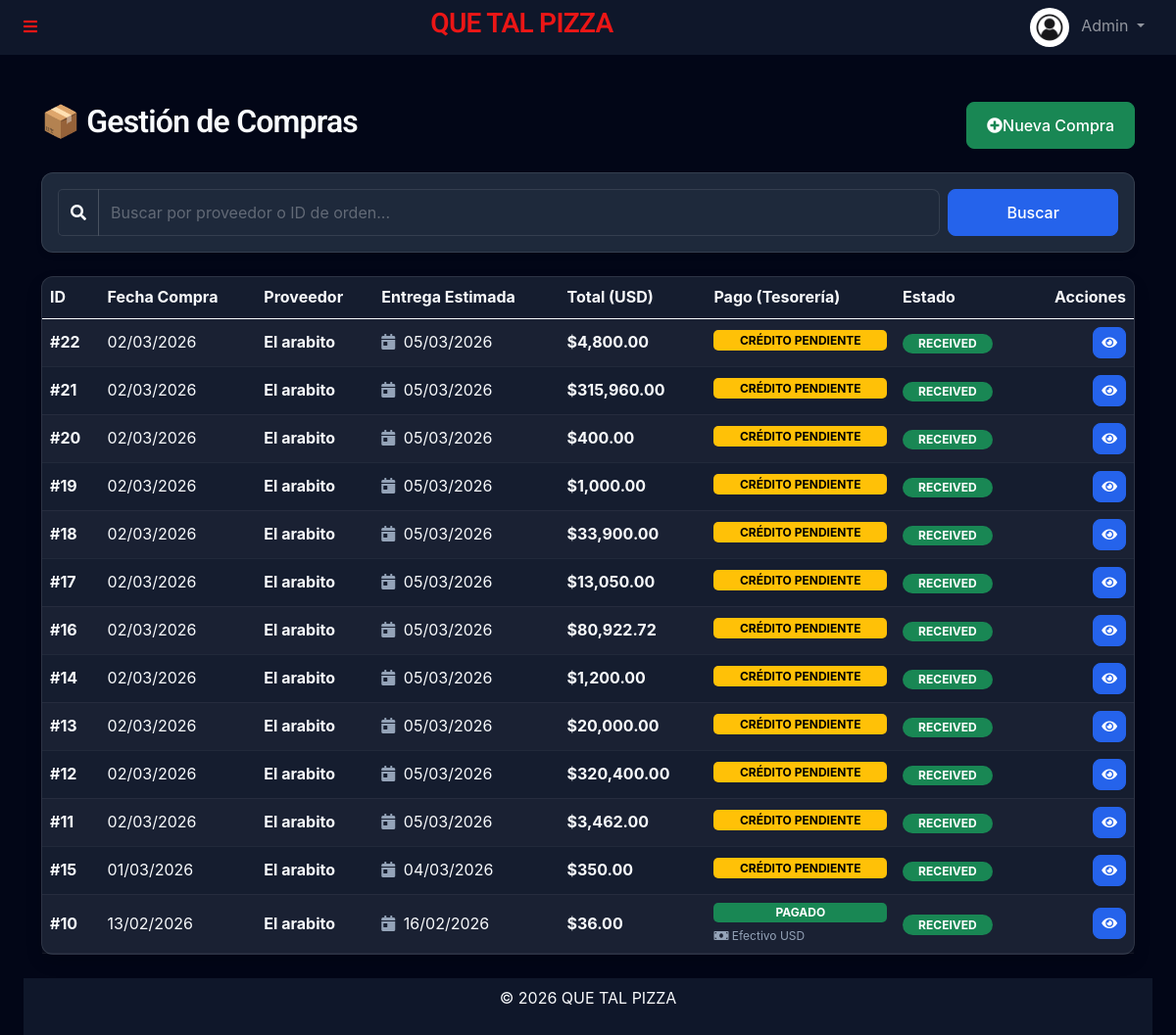
Before: /admin/compras.php (signed in) with the older database file.
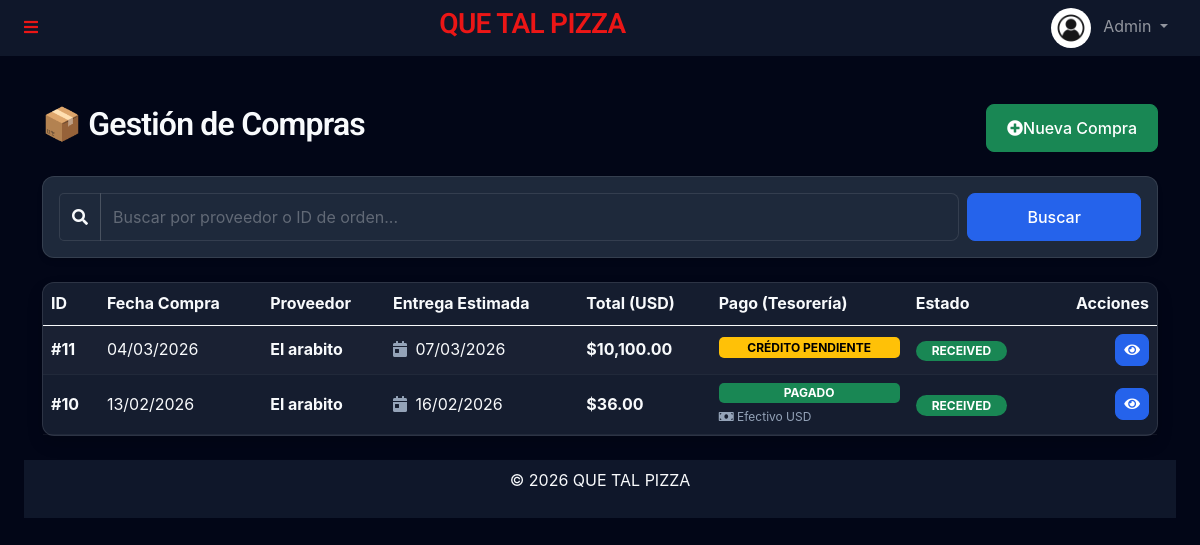
After: the same page with the newer database file.
### tables this page shows
CREATE TABLE `purchase_orders` (
  `id` int(11) NOT NULL,
  `supplier_id` int(11) DEFAULT NULL,
  `order_date` date DEFAULT NULL,
  `expected_delivery_date` date DEFAULT NULL,
  `total_amount` decimal(10,2) DEFAULT NULL,
  `payment_status` enum('paid','pending','partial') DEFAULT 'pending',
  `paid_amount` decimal(16,2) DEFAULT 0.00,
  `status` enum('pending','received','canceled') DEFAULT NULL,
  `created_at` timestamp NULL DEFAULT current_timestamp(),
  `updated_at` timestamp NULL DEFAULT current_timestamp() ON UPDATE current_timestamp(),
  `exchange_rate` decimal(10,2) NOT NULL DEFAULT 1.00
);

CREATE TABLE `suppliers` (
  `id` int(11) NOT NULL,
  `name` varchar(255) DEFAULT NULL,
  `contact_person` varchar(255) DEFAULT NULL,
  `email` varchar(255) DEFAULT NULL,
  `phone` varchar(20) DEFAULT NULL,
  `address` text DEFAULT NULL,
  `created_at` timestamp NULL DEFAULT current_timestamp(),
  `updated_at` timestamp NULL DEFAULT current_timestamp() ON UPDATE current_timestamp()
);

CREATE TABLE `payment_methods` (
  `id` int(11) NOT NULL,
  `name` varchar(50) NOT NULL,
  `currency` enum('USD','VES') NOT NULL,
  `type` enum('cash','bank','digital') NOT NULL DEFAULT 'cash',
  `is_active` tinyint(1) DEFAULT 1
);

### templates/autoload.php (called while the page is built, shortened)
<?php
require_once __DIR__ . '/../funciones/UserManager.php';
require_once __DIR__ . '/../funciones/SupplierManager.php';
require_once __DIR__ . '/../funciones/PurchaseOrderManager.php';
$supplierManager = new SupplierManager($db);
$purchaseOrderManager = new PurchaseOrderManager($db);

### funciones/PurchaseOrderManager.php (called while the page is built, shortened)
<?php
class PurchaseOrderManager
{
    private $db;
    public function __construct($db)
    {
        $this->db = $db;
    }
    public function searchPurchaseOrders($query = '')
    {
        try {
            $sql = "SELECT po.*, s.name as supplier_name
                    FROM purchase_orders po
                    LEFT JOIN suppliers s ON po.supplier_id = s.id";
            $params = [];
            $sql .= " ORDER BY po.order_date DESC";
            $stmt = $this->db->prepare($sql);
            $stmt->execute($params);
            return $stmt->fetchAll(PDO::FETCH_ASSOC);
        } catch (PDOException $e) {
            error_log("Error search purchase orders: " . $e->getMessage());
            return [];
        }
    }
}
?>

### funciones/SupplierManager.php (called while the page is built, shortened)
<?php
class SupplierManager
{
    private $db;
    public function __construct($db)
    {
        $this->db = $db;
    }
    public function getSupplierById($id)
    {
        try {
            $stmt = $this->db->prepare("SELECT * FROM suppliers WHERE id = ?");
            $stmt->execute([$id]);
            return $stmt->fetch(PDO::FETCH_ASSOC);
        } catch (PDOException $e) {
            error_log("Error al obtener proveedor por ID: " . $e->getMessage());
            return false;
        }
    }
}
?>

### admin/compras.php (the view, shortened to what the changed rows need)
<?php
require_once '../templates/autoload.php';
$search = $_GET['search'] ?? '';
$purchaseOrders = $purchaseOrderManager->searchPurchaseOrders($search);
require_once '../templates/header.php';
?>
<div class="container mt-5">
    <div class="d-flex justify-content-between align-items-center mb-4">
        <h2>📦 Gestión de Compras</h2>
    </div>
    <div class="card shadow">
        <div class="card-body p-0">
            <?php if ($purchaseOrders): ?>
                <div class="table-responsive">
                    <table class="table table-striped table-hover mb-0 align-middle">
                        <thead class="table-dark">
                            <tr>
                                <th>ID</th>
                                <th>Fecha Compra</th>
                                <th>Proveedor</th>
                                <th>Entrega Estimada</th>
                                <th>Total (USD)</th>
                                <th>Pago (Tesorería)</th>
                                <th>Estado</th>
                                <th class="text-end">Acciones</th>
                            </tr>
                        </thead>
                        <tbody>
                            <?php foreach ($purchaseOrders as $order): ?>
                                <?php
                                $supplier = $supplierManager->getSupplierById($order['supplier_id']);
                                $stmt = $db->prepare("SELECT pm.name, t.amount, t.currency
                                                          FROM transactions t
                                                          JOIN payment_methods pm ON t.payment_method_id = pm.id
                                                          WHERE t.reference_type = 'purchase' AND t.reference_id = ?");
                                $stmt->execute([$order['id']]);
                                $pago = $stmt->fetch(PDO::FETCH_ASSOC);
                                $badgeClass = match ($order['status']) {
                                    'received' => 'bg-success',
                                    'pending' => 'bg-warning text-dark',
                                    'canceled' => 'bg-danger',
                                    default => 'bg-secondary'
                                };
                                ?>
                                <tr>
                                    <td class="fw-bold">#<?= $order['id'] ?></td>
                                    <td><?= date('d/m/Y', strtotime($order['order_date'])) ?></td>
                                    <td>
                                        <span class="fw-bold"><?= htmlspecialchars($supplier['name'] ?? 'Desconocido') ?></span>
                                    </td>
                                    <td>
                                        <i class="fa fa-calendar-day text-muted me-1"></i>
                                        <?= date('d/m/Y', strtotime($order['expected_delivery_date'])) ?>
                                    </td>
                                    <td class="fw-bold text-primary">
                                        $<?= number_format($order['total_amount'], 2) ?>
                                    </td>
                                    <td>
                                        <?php
                                        $paymentStatus = $order['payment_status'] ?? 'paid';
                                        if ($pago) {
                                            $paymentStatus = 'paid';
                                        }
                                        $payBadge = match ($paymentStatus) {
                                            'paid' => 'bg-success',
                                            'pending' => 'bg-warning text-dark',
                                            'partial' => 'bg-info text-dark',
                                            default => 'bg-secondary'
                                        };
                                        $payLabel = match ($paymentStatus) {
                                            'paid' => 'PAGADO',
                                            'pending' => 'CRÉDITO PENDIENTE',
                                            'partial' => 'PARCIAL',
                                            default => 'DESCONOCIDO'
                                        };
                                        ?>
                                        <span class="badge <?= $payBadge ?> d-block mb-1"><?= $payLabel ?></span>
                                        <?php if ($pago && $paymentStatus === 'paid'): ?>
                                            <small class="d-block text-muted" style="font-size: 0.75rem;">
                                                <i class="fa fa-money-bill"></i> <?= $pago['name'] ?>
                                            </small>
                                        <?php endif; ?>
                                    </td>
                                    <td>
                                        <span class="badge <?= $badgeClass ?> rounded-pill px-3">
                                            <?= strtoupper($order['status']) ?>
                                        </span>
                                    </td>
                                    <td class="text-end">
                                        <div class="btn-group">
                                            <a href="edit_purchase_order.php?id=<?= $order['id'] ?>"
                                                class="btn btn-sm btn-primary" title="Ver Detalles">
                                                <i class="fa fa-eye"></i>
                                            </a>
                                        </div>
                                    </td>
                                </tr>
                            <?php endforeach; ?>
                        </tbody>
                    </table>
                </div>
            <?php endif; ?>
        </div>
    </div>
</div>
<?php require_once '../templates/footer.php'; ?>

Changed rows visible on the page:
removed purchase_orders: id "22", order_date "02/03/2026", supplier.name "El arabito", expected_delivery_date "05/03/2026", total_amount "4,800.00", payment_status "CRÉDITO PENDIENTE", status "RECEIVED"
removed purchase_orders: id "21", order_date "02/03/2026", supplier.name "El arabito", expected_delivery_date "05/03/2026", total_amount "315,960.00", payment_status "CRÉDITO PENDIENTE", status "RECEIVED"
removed purchase_orders: id "20", order_date "02/03/2026", supplier.name "El arabito", expected_delivery_date "05/03/2026", total_amount "400.00", payment_status "CRÉDITO PENDIENTE", status "RECEIVED"
removed purchase_orders: id "19", order_date "02/03/2026", supplier.name "El arabito", expected_delivery_date "05/03/2026", total_amount "1,000.00", payment_status "CRÉDITO PENDIENTE", status "RECEIVED"
removed purchase_orders: id "18", order_date "02/03/2026", supplier.name "El arabito", expected_delivery_date "05/03/2026", total_amount "33,900.00", payment_status "CRÉDITO PENDIENTE", status "RECEIVED"
removed purchase_orders: id "17", order_date "02/03/2026", supplier.name "El arabito", expected_delivery_date "05/03/2026", total_amount "13,050.00", payment_status "CRÉDITO PENDIENTE", status "RECEIVED"
removed purchase_orders: id "16", order_date "02/03/2026", supplier.name "El arabito", expected_delivery_date "05/03/2026", total_amount "80,922.72", payment_status "CRÉDITO PENDIENTE", status "RECEIVED"
removed purchase_orders: id "14", order_date "02/03/2026", supplier.name "El arabito", expected_delivery_date "05/03/2026", total_amount "1,200.00", payment_status "CRÉDITO PENDIENTE", status "RECEIVED"
removed purchase_orders: id "13", order_date "02/03/2026", supplier.name "El arabito", expected_delivery_date "05/03/2026", total_amount "20,000.00", payment_status "CRÉDITO PENDIENTE", status "RECEIVED"
removed purchase_orders: id "12", order_date "02/03/2026", supplier.name "El arabito", expected_delivery_date "05/03/2026", total_amount "320,400.00", payment_status "CRÉDITO PENDIENTE", status "RECEIVED"
removed purchase_orders: id "15", order_date "01/03/2026", supplier.name "El arabito", expected_delivery_date "04/03/2026", total_amount "350.00", payment_status "CRÉDITO PENDIENTE", status "RECEIVED"
changed purchase_orders "CRÉDITO PENDIENTE": order_date "02/03/2026" → "04/03/2026"; expected_delivery_date "05/03/2026" → "07/03/2026"; total_amount "3,462.00" → "10,100.00"
